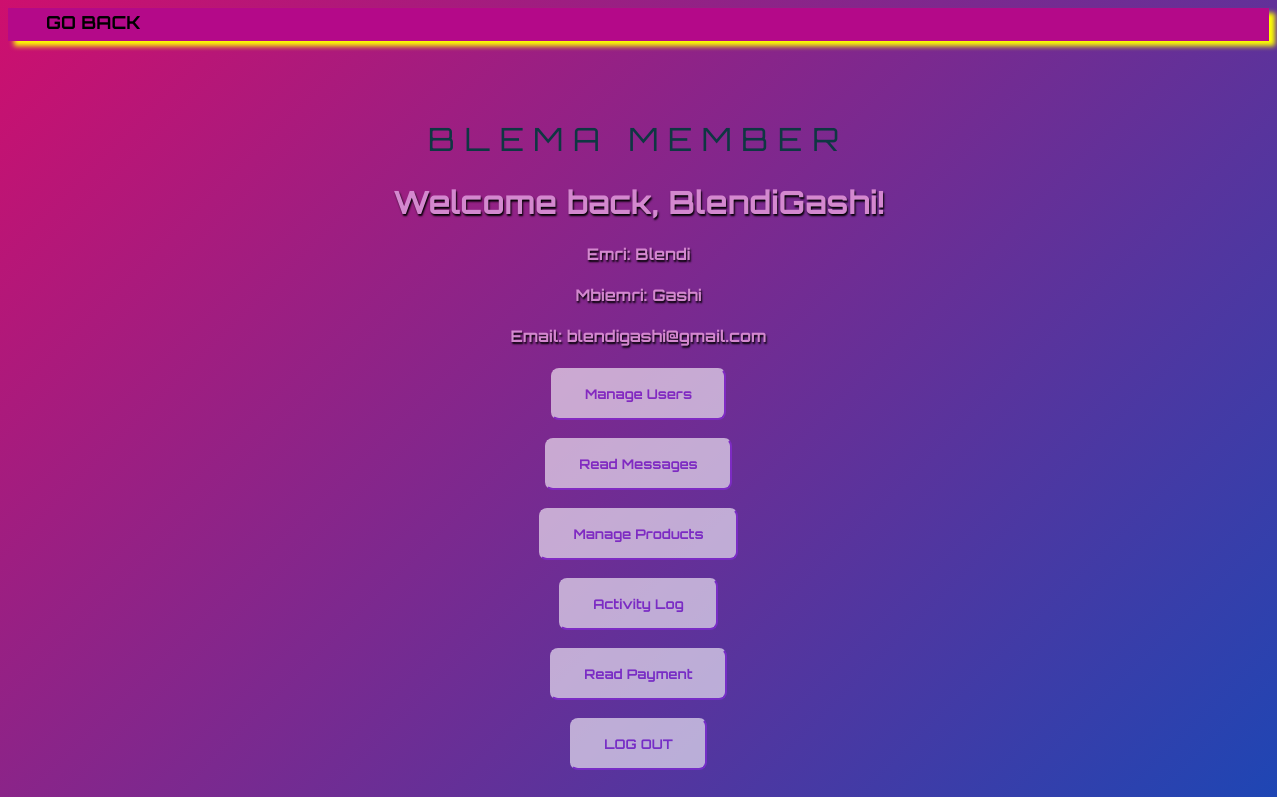
Screenshot of /view/profile.php (signed in) with the database file from the repository.
### tables this page shows
CREATE TABLE `users` (
  `ID` int(11) NOT NULL,
  `Emri` varchar(50) NOT NULL,
  `Mbiemri` varchar(50) NOT NULL,
  `Username` varchar(50) NOT NULL,
  `Email` varchar(50) NOT NULL,
  `Password` varchar(50) NOT NULL,
  `Role` varchar(50) NOT NULL
);

### repository/usersRepo.php (called while the page is built, shortened)
<?php
	class usersRepo{
		private $connection;
		function __construct(){
			$connect = new DatabaseConnection;
			$this->connection = $connect->startConnection();
		}
	    function getUserByUsername($username){
	        $connect = $this->connection;
	        $sql = "SELECT * FROM users WHERE Username='$username'";
	        $statement = $connect->query($sql);
	        $user_username = $statement->fetch();
	        return $user_username;
	    }
	}
?>

### view/profile.php (the view, shortened to what this page needs)
<?php
	$hide="";
	if(!isset($_SESSION['username'])){
	  header("location:login.php");
	}else{
		if($_SESSION["role"] == "admin"){
	    	 $hide = "";
	    }else{
	    $hide = "hide";
		}
	}
 ?>
 <!DOCTYPE html>
<html>
    <head>
        <link href="https://stackpath.bootstrapcdn.com/font-awesome/4.7.0/css/font-awesome.min.css" rel="stylesheet">
        <link rel="stylesheet" href="../CSS/additionalitems.css"/>
		<link rel="stylesheet" href="../CSS/Profile.css"/>
    </head>
	<center>
    <body class="body8">
        <div class="header2"></div>
        <div class="nav-div2">
        <ul class="nav-list2">
            <list> <a class="active" href="Index.php"><b>GO BACK</b></list></a>
        </ul>
            <div class="items">
            <p class="titulli2">BLEMA MEMBER</p>
			<main>
				<h1 class='profileText'>Welcome back, <?php echo $_SESSION['username']; ?>!</h1>
				<?php
					include_once '../repository/usersRepo.php';
					$userRepository = new usersRepo();
					$user = $userRepository->getUserByUsername($_SESSION['username']);
					echo "<h4 class='profileText'>Emri: $user[Emri]</h4>
						<h4 class='profileText'>Mbiemri: $user[Mbiemri]</h4>
						<h4 class='profileText'>Email: $user[Email]</h4>";
					?>
		<div>
		<a href="manageUsers.php" class="<?php echo $hide ?>" style="text-decoration: none;">
			<input class="profileButton" type="button" name="logoutButton" value="Manage Users">
		</a> <br> <br>
		<a href="readMessages.php" class="<?php echo $hide ?>"style="text-decoration: none;" >
			<input class="profileButton" type="button" name="logoutButton" value="Read Messages">
		</a> <br> <br>
		<a href="manageProducts.php" class="<?php echo $hide ?>"style="text-decoration: none;" >
			<input class="profileButton" type="button" name="logoutButton" value="Manage Products">
		</a> <br> <br>
		<a href="activityLog.php" class="<?php echo $hide ?>"style="text-decoration: none;" >
			<input class="profileButton" type="button" name="logoutButton" value="Activity Log">
		</a> <br> <br>
		<a href="readPayment.php" class="<?php echo $hide ?>" style="text-decoration: none;">
			<input class="profileButton" type="button" name="logoutButton" value="Read Payment">
		</a> <br> <br>
		<a href="logout.php" style="text-decoration: none;">
			<input class="profileButton" type="button" name="logoutButton" value="LOG OUT">
		</a>
		</div>
	</main>
    </body>
	</center>
</html>

### CSS/additionalitems.css (style rules this page uses)
.body8 { background: linear-gradient(135deg, #ce0f6e, #1e46b4); background-attachment: fixed; overflow-x: hidden; }
.titulli2 { color:white; font-family:'Orbitron', sans-serif; text-align:center; padding-top:130px; font-size:30px; }
p { color:white; font-family:'Orbitron', sans-serif; }
.header2 { height:33px; box-shadow: 6px 5px 5px rgb(255, 255, 0); display:flex; flex-direction: row; background-color:rgb(180, 9, 137); }
.nav-list2 { margin: -75px; padding-left: 100px; }
.nav-list2 a { float: left; color: black; text-align: center; text-decoration: none; padding: 13px; font-size: 18px; font-family: 'Orbitron', sans-serif; }
.nav-list2 a.active { font-family: 'Orbitron', sans-serif; }

### CSS/profile.css (style rules this page uses)
.body8 { background: linear-gradient(135deg, #ce0f6e, #1e46b4); background-attachment: fixed; }
.profileButton { padding: 1rem 2rem; font-family: 'Orbitron', sans-serif; font-weight: 700; background: rgb(255, 255, 255); opacity: 0.6; color: blueviolet; border-radius: .5rem; border-bottom: 2px solid blueviolet; border-right: 2px solid blueviolet; border-top: 2px solid white; border-left: 2px solid white; transition-duration: 1s; transition-property: border-top, border-left, border-bottom, border-right, box-shadow; }
.profileText { font-family: 'Orbitron', sans-serif; color: #d488cf; text-shadow: 1px 2px 2px black; }
.titulli2 { font-size: 32px; letter-spacing: 10px; color: #0e3742; text-shadow: none; text-transform: uppercase; width: 100%; text-align: center; line-height: 0.70em; animation: animates 5s infinite linear; outline:none; }

### rows the page displays
users: Emri "Blendi", Mbiemri "Gashi", Email "blendigashi@gmail.com"

### other values shown
$_SESSION['username'] "BlendiGashi"
